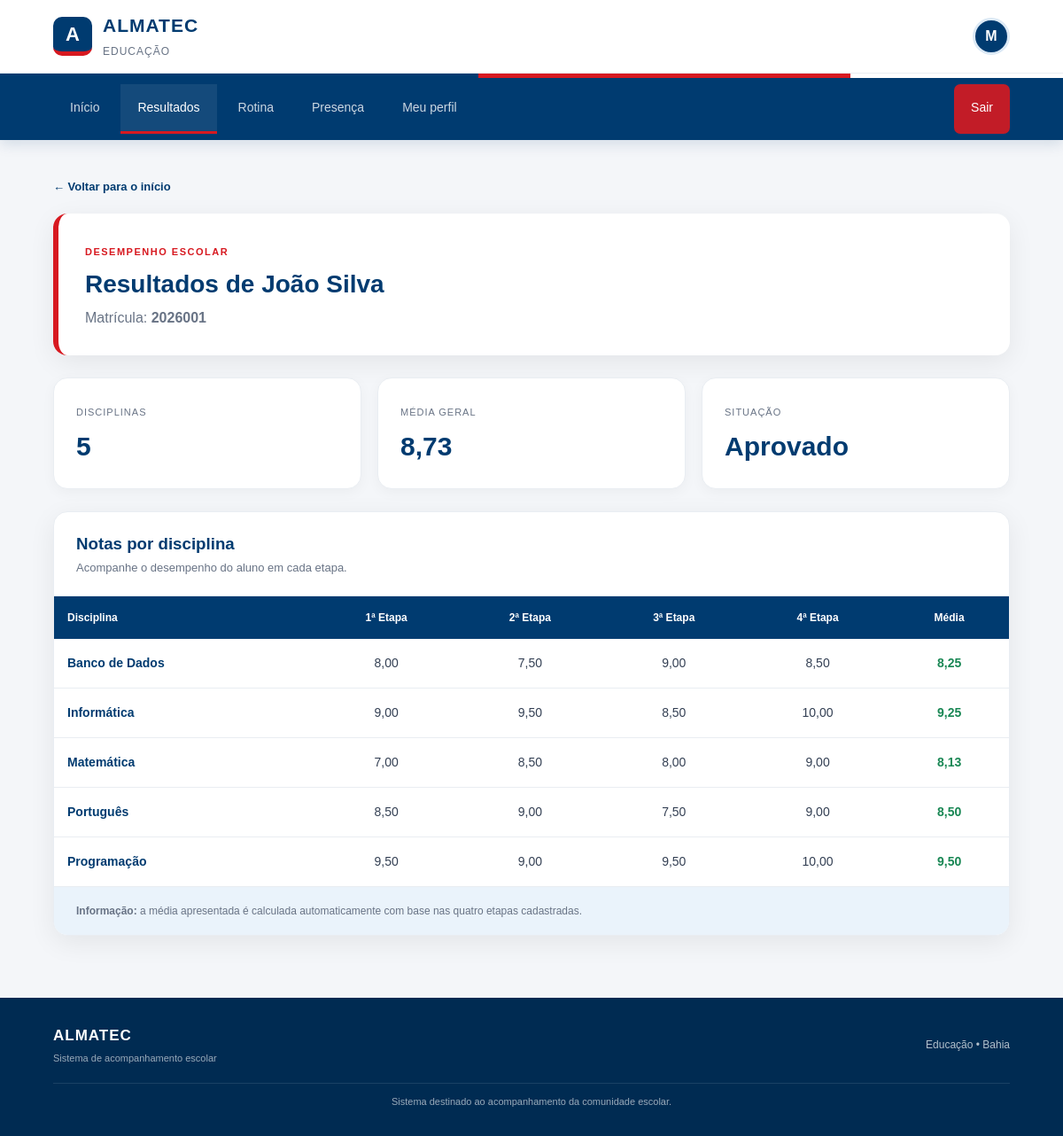
/responsavel/resultados.php (signed in), run on the app's committed database.
### tables this page shows
CREATE TABLE alunos (
    id INT AUTO_INCREMENT PRIMARY KEY,
    usuario_id INT NOT NULL,
    matricula VARCHAR(50) NOT NULL UNIQUE,
    FOREIGN KEY (usuario_id) REFERENCES usuarios(id)
);

CREATE TABLE usuarios (
    id INT AUTO_INCREMENT PRIMARY KEY,
    nome VARCHAR(100) NOT NULL,
    email VARCHAR(150) NOT NULL UNIQUE,
    senha VARCHAR(255) NOT NULL,
    tipo VARCHAR(20) NOT NULL
);

CREATE TABLE resultados (
    id INT AUTO_INCREMENT PRIMARY KEY,
    aluno_id INT NOT NULL,
    disciplina_id INT NOT NULL,
    nota1 DECIMAL(4,2) NOT NULL,
    nota2 DECIMAL(4,2) NOT NULL,
    nota3 DECIMAL(4,2) NOT NULL,
    nota4 DECIMAL(4,2) NOT NULL,
    FOREIGN KEY (aluno_id) REFERENCES alunos(id),
    FOREIGN KEY (disciplina_id) REFERENCES disciplinas(id)
);

CREATE TABLE disciplinas (
    id INT AUTO_INCREMENT PRIMARY KEY,
    nome VARCHAR(100) NOT NULL
);

### responsavel/resultados.php (the view, shortened to what this page needs)
<?php
require_once "../config/conexao.php";
$usuario_id = $_SESSION['usuario_id'];
$sql = "SELECT id
        FROM responsaveis
        WHERE usuario_id = ?";
$stmt = $conexao->prepare($sql);
$stmt->execute([$usuario_id]);
$responsavel = $stmt->fetch(PDO::FETCH_ASSOC);
$responsavel_id = $responsavel['id'];
$aluno_id = $_GET['aluno'] ?? null;
if (!$aluno_id) {
    $sql = "SELECT aluno_id
            FROM responsavel_aluno
            WHERE responsavel_id = ?
            LIMIT 1";
    $stmt = $conexao->prepare($sql);
    $stmt->execute([$responsavel_id]);
    $vinculo = $stmt->fetch(PDO::FETCH_ASSOC);
    $aluno_id = $vinculo['aluno_id'];
}
$sql = "SELECT
            a.id,
            a.matricula,
            u.nome
        FROM responsavel_aluno ra
        INNER JOIN alunos a
            ON ra.aluno_id = a.id
        INNER JOIN usuarios u
            ON a.usuario_id = u.id
        WHERE ra.responsavel_id = ?
        AND a.id = ?";
$stmt = $conexao->prepare($sql);
$stmt->execute([$responsavel_id, $aluno_id]);
$aluno = $stmt->fetch(PDO::FETCH_ASSOC);
$sql = "SELECT
            d.nome AS disciplina,
            r.nota1,
            r.nota2,
            r.nota3,
            r.nota4
        FROM resultados r
        INNER JOIN disciplinas d
            ON r.disciplina_id = d.id
        WHERE r.aluno_id = ?
        ORDER BY d.nome";
$stmt = $conexao->prepare($sql);
$stmt->execute([$aluno_id]);
$resultados = $stmt->fetchAll(PDO::FETCH_ASSOC);
$total_medias = 0;
foreach ($resultados as &$resultado) {
    $media = (
        $resultado['nota1'] +
        $resultado['nota2'] +
        $resultado['nota3'] +
        $resultado['nota4']
    ) / 4;
    $total_medias += $media;
}
$media_geral = count($resultados) > 0
    ? $total_medias / count($resultados)
    : 0;
?>
<!DOCTYPE html>
<html lang="pt-BR">
<head>
    <link rel="stylesheet" href="../css/style.css">
</head>
<body>
<header class="topo">
    <div class="topo-conteudo">
        <div class="logo-area">
            <div class="logo-icon">A</div>
            <div>
                <h1>ALMATEC</h1>
                <span>Educação</span>
            </div>
        </div>
        <div class="usuario-area">
            <div class="usuario-avatar">
                <?= strtoupper(substr($_SESSION['usuario_nome'], 0, 1)) ?>
            </div>
        </div>
    </div>
</header>
<div class="faixa-institucional">
    <div class="faixa-azul"></div>
    <div class="faixa-vermelha"></div>
    <div class="faixa-branca"></div>
</div>
<nav class="menu">
    <div class="menu-conteudo">
        <a href="dashboard.php"
           class="menu-link">
            Início
        </a>
        <a href="resultados.php?aluno=<?= $aluno_id ?>"
           class="menu-link ativo">
            Resultados
        </a>
        <a href="rotina.php?aluno=<?= $aluno_id ?>"
           class="menu-link">
            Rotina
        </a>
        <a href="presenca.php?aluno=<?= $aluno_id ?>"
           class="menu-link">
            Presença
        </a>
        <a href="perfil.php"
           class="menu-link">
            Meu perfil
        </a>
        <a href="logout.php"
           class="menu-sair">
            Sair
        </a>
    </div>
</nav>
<main class="container">
    <a href="dashboard.php" class="voltar">
        ← Voltar para o início
    </a>
    <section class="pagina-cabecalho">
        <span>DESEMPENHO ESCOLAR</span>
        <h2>
            Resultados de <?= htmlspecialchars($aluno['nome']) ?>
        </h2>
        <p>
            Matrícula:
            <strong>
                <?= htmlspecialchars($aluno['matricula']) ?>
            </strong>
        </p>
    </section>
    <section class="resumo-resultados">
        <div class="resumo-card">
            <span>Disciplinas</span>
            <strong>
                <?= count($resultados) ?>
            </strong>
        </div>
        <div class="resumo-card">
            <span>Média geral</span>
            <strong>
                <?= number_format($media_geral, 2, ',', '.') ?>
            </strong>
        </div>
        <div class="resumo-card">
            <span>Situação</span>
            <strong>
                <?= $media_geral >= 6 ? 'Aprovado' : 'Atenção' ?>
            </strong>
        </div>
    </section>
    <section class="tabela-container">
        <div class="tabela-titulo">
            <h3>
                Notas por disciplina
            </h3>
            <p>
                Acompanhe o desempenho do aluno em cada etapa.
            </p>
        </div>
        <div class="tabela-scroll">
            <table>
                <thead>
                    <tr>
                        <th>Disciplina</th>
                        <th>1ª Etapa</th>
                        <th>2ª Etapa</th>
                        <th>3ª Etapa</th>
                        <th>4ª Etapa</th>
                        <th>Média</th>
                    </tr>
                </thead>
                <tbody>
                    <?php if (count($resultados) > 0): ?>
                        <?php foreach ($resultados as $resultado): ?>
                            <tr>
                                <td>
                                    <?= htmlspecialchars($resultado['disciplina']) ?>
                                </td>
                                <td>
                                    <?= number_format($resultado['nota1'], 2, ',', '.') ?>
                                </td>
                                <td>
                                    <?= number_format($resultado['nota2'], 2, ',', '.') ?>
                                </td>
                                <td>
                                    <?= number_format($resultado['nota3'], 2, ',', '.') ?>
                                </td>
                                <td>
                                    <?= number_format($resultado['nota4'], 2, ',', '.') ?>
                                </td>
                                <td class="media
                                    <?= $resultado['media'] >= 6
                                        ? 'media-boa'
                                        : 'media-baixa' ?>">
                                    <?= number_format(
                                        $resultado['media'],
                                        2,
                                        ',',
                                        '.'
                                    ) ?>
                                </td>
                            </tr>
                        <?php endforeach; ?>
                    <?php endif; ?>
                </tbody>
            </table>
        </div>
        <div class="legenda">
            <strong>Informação:</strong>
            a média apresentada é calculada automaticamente
            com base nas quatro etapas cadastradas.
        </div>
    </section>
</main>
<footer class="rodape">
    <div class="rodape-conteudo">
        <div>
            <strong>ALMATEC</strong>
            <p>
                Sistema de acompanhamento escolar
            </p>
        </div>
        <div class="rodape-direita">
            <span>Educação • Bahia</span>
        </div>
    </div>
    <div class="rodape-linha"></div>
    <p class="copyright">
        Sistema destinado ao acompanhamento da comunidade escolar.
    </p>
</footer>
</body>
</html>

### css/style.css (style rules this page uses)
* { margin: 0; padding: 0; box-sizing: border-box; }
:root { --azul: #003b70; --azul-escuro: #002b52; --azul-claro: #eaf3fb; --vermelho: #d71920; --vermelho-claro: #fff0f1; --branco: #ffffff; --cinza-100: #f5f7fa; --cinza-200: #e9edf2; --cinza-500: #687385; --cinza-700: #344054; --preto: #17202a; --sombra: 0 8px 30px rgba(0, 0, 0, 0.07); --raio: 16px; }
body { font-family: Arial, Helvetica, sans-serif; background: #f4f6f9; color: var(--preto); min-height: 100vh; line-height: 1.5; }
a { text-decoration: none; color: inherit; }
.topo { background: var(--branco); border-bottom: 1px solid var(--cinza-200); position: relative; z-index: 10; }
.topo-conteudo { width: 90%; max-width: 1250px; margin: auto; height: 82px; display: flex; align-items: center; justify-content: space-between; }
.logo-area { display: flex; align-items: center; gap: 12px; }
.logo-icon { width: 44px; height: 44px; border-radius: 10px; background: var(--azul); color: white; display: flex; align-items: center; justify-content: center; font-size: 22px; font-weight: 900; border-bottom: 5px solid var(--vermelho); }
.logo-area h1 { color: var(--azul); font-size: 21px; letter-spacing: 1px; }
.logo-area span { color: var(--cinza-500); font-size: 12px; text-transform: uppercase; letter-spacing: 1px; }
.usuario-area { display: flex; align-items: center; gap: 14px; }
.usuario-avatar { width: 42px; height: 42px; border-radius: 50%; background: var(--azul); color: white; display: flex; justify-content: center; align-items: center; font-weight: bold; border: 3px solid #dce9f5; }
.faixa-institucional { height: 5px; display: flex; width: 100%; }
.faixa-azul { background: var(--azul); width: 45%; }
.faixa-vermelha { background: var(--vermelho); width: 35%; }
.faixa-branca { background: white; width: 20%; }
.menu { background: var(--azul); box-shadow: 0 4px 15px rgba(0, 59, 112, .15); }
.menu-conteudo { width: 90%; max-width: 1250px; margin: auto; display: flex; align-items: center; gap: 5px; }
.menu-link, .menu-sair { padding: 16px 19px; color: rgba(255,255,255,.8); font-size: 14px; transition: .25s; border-bottom: 3px solid transparent; }
.menu-link.ativo { color: white; border-bottom-color: var(--vermelho); background: rgba(255,255,255,.08); }
.menu-sair { margin-left: auto; color: white; background: rgba(215,25,32,.9); border-radius: 7px; margin-top: 7px; margin-bottom: 7px; }
.container { width: 90%; max-width: 1250px; margin: 40px auto 70px; }
.rodape { background: var(--azul-escuro); color: white; padding: 30px 5%; }
.rodape-conteudo { max-width: 1250px; margin: auto; display: flex; justify-content: space-between; align-items: center; }
.rodape strong { font-size: 17px; letter-spacing: 1px; }
.rodape p { color: rgba(255,255,255,.6); font-size: 11px; margin-top: 4px; }
.rodape-direita { font-size: 12px; color: rgba(255,255,255,.7); }
.rodape-linha { max-width: 1250px; margin: 20px auto 0; height: 1px; background: rgba(255,255,255,.1); }
.copyright { max-width: 1250px; margin: 12px auto 0 !important; text-align: center; }

### data on the page
alunos: usuario.nome "João Silva", matricula "2026001"
resultados: disciplina.nome "Banco de Dados", nota1 "8,00", nota2 "7,50", nota3 "9,00", nota4 "8,50", media "8,25"
resultados: disciplina.nome "Informática", nota1 "9,00", nota2 "9,50", nota3 "8,50", nota4 "10,00", media "9,25"
resultados: disciplina.nome "Matemática", nota1 "7,00", nota2 "8,50", nota3 "8,00", nota4 "9,00", media "8,13"
resultados: disciplina.nome "Português", nota1 "8,50", nota2 "9,00", nota3 "7,50", nota4 "9,00", media "8,50"
resultados: disciplina.nome "Programação", nota1 "9,50", nota2 "9,00", nota3 "9,50", nota4 "10,00", media "9,50"

### other printed values
substr($_SESSION['usuario_nome'], 0, 1) "M"
count($resultados) "5"
$media_geral "8,73"
